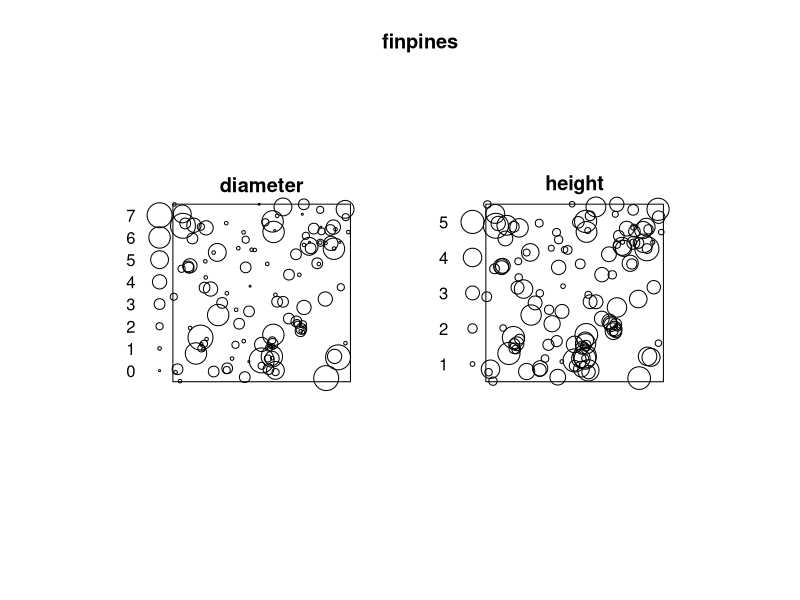
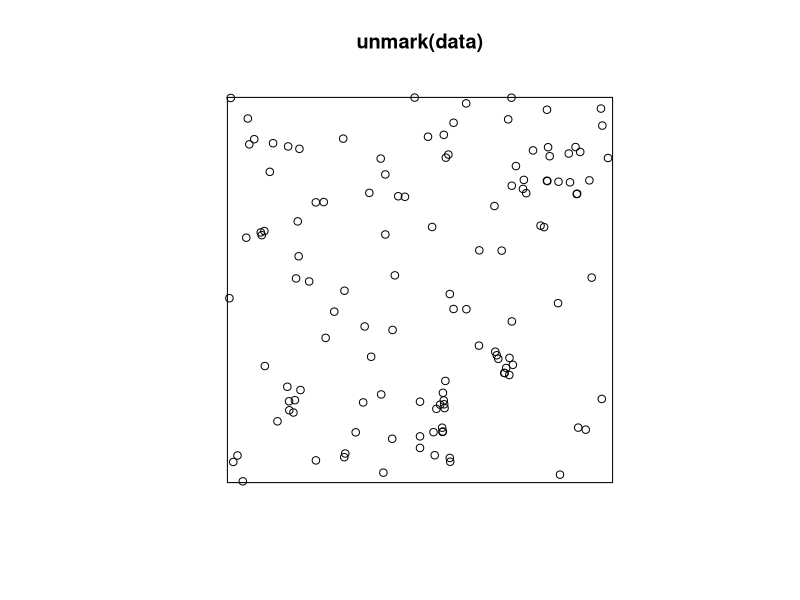

Source code (R) for these figures, in order:
library(spatstat)
data(finpines)
plot(finpines)

# rescale positions data to [0, 1]
data=finpines
dx=data$window$xrange[2]-data$window$xrange[1]
dy=data$window$yrange[2]-data$window$yrange[1]
data$x=(data$x-data$window$xrange[1])/dx
data$y=(data$y-data$window$yrange[1])/dy
data$window$xrange=c(0,1)
data$window$yrange=c(0,1)
plot(unmark(data))
